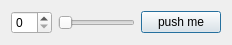
<?xml version="1.0" encoding="UTF-8"?>
<ui version="4.0">
 <class>Dialog</class>
 <widget class="QDialog" name="Dialog">
  <property name="geometry">
   <rect>
    <x>0</x>
    <y>0</y>
    <width>232</width>
    <height>41</height>
   </rect>
  </property>
  <property name="windowTitle">
   <string>my dialog</string>
  </property>
  <layout class="QHBoxLayout" name="horizontalLayout">
   <item>
    <widget class="QSpinBox" name="spinbox"/>
   </item>
   <item>
    <widget class="QSlider" name="slider">
     <property name="orientation">
      <enum>Qt::Horizontal</enum>
     </property>
    </widget>
   </item>
   <item>
    <widget class="QPushButton" name="button">
     <property name="text">
      <string>push me</string>
     </property>
    </widget>
   </item>
  </layout>
 </widget>
 <resources/>
 <connections>
  <connection>
   <sender>spinbox</sender>
   <signal>valueChanged(int)</signal>
   <receiver>slider</receiver>
   <slot>setValue(int)</slot>
   <hints>
    <hint type="sourcelabel">
     <x>19</x>
     <y>17</y>
    </hint>
    <hint type="destinationlabel">
     <x>80</x>
     <y>16</y>
    </hint>
   </hints>
  </connection>
  <connection>
   <sender>slider</sender>
   <signal>valueChanged(int)</signal>
   <receiver>spinbox</receiver>
   <slot>setValue(int)</slot>
   <hints>
    <hint type="sourcelabel">
     <x>136</x>
     <y>24</y>
    </hint>
    <hint type="destinationlabel">
     <x>29</x>
     <y>24</y>
    </hint>
   </hints>
  </connection>
 </connections>
</ui>
